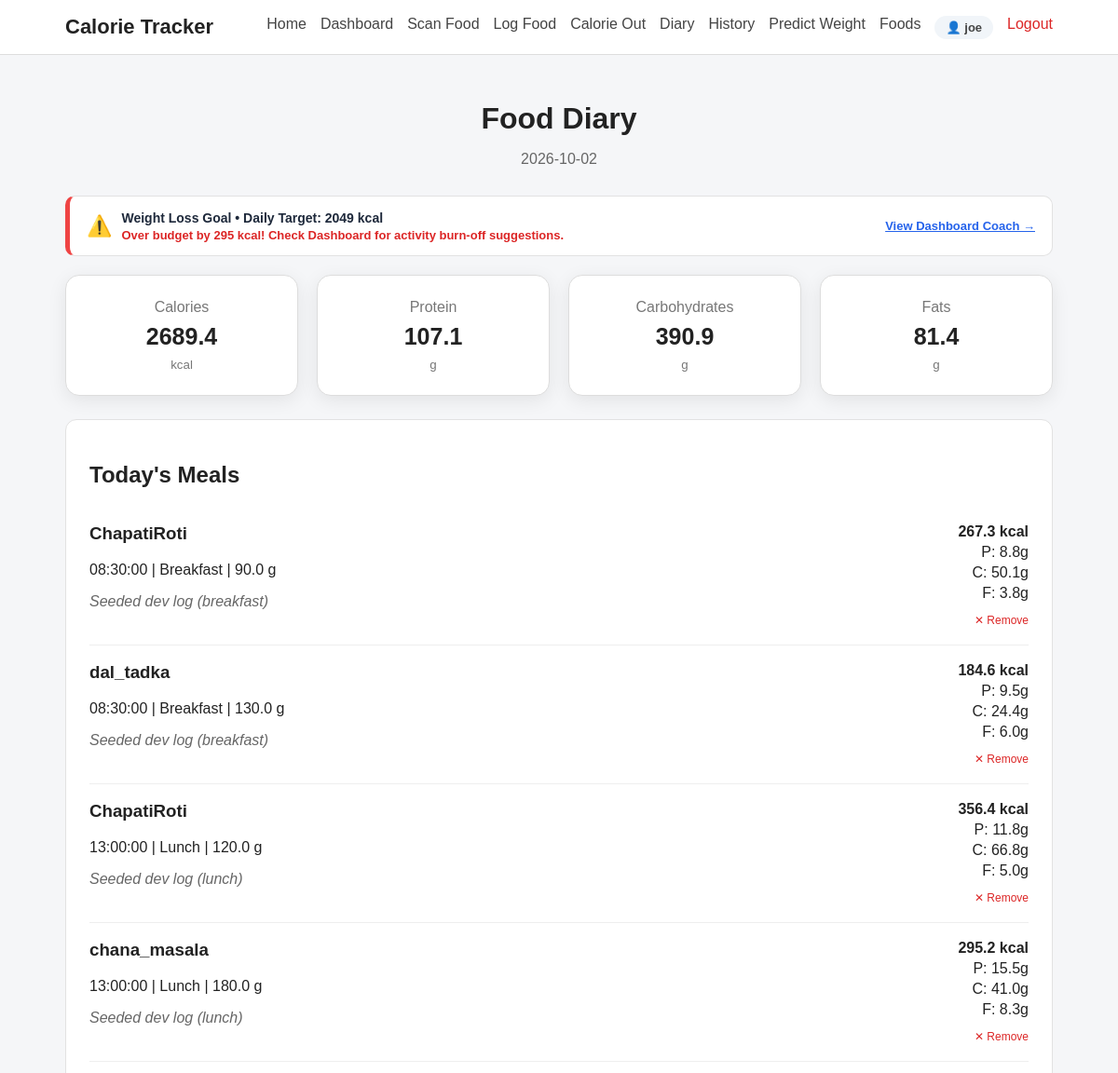
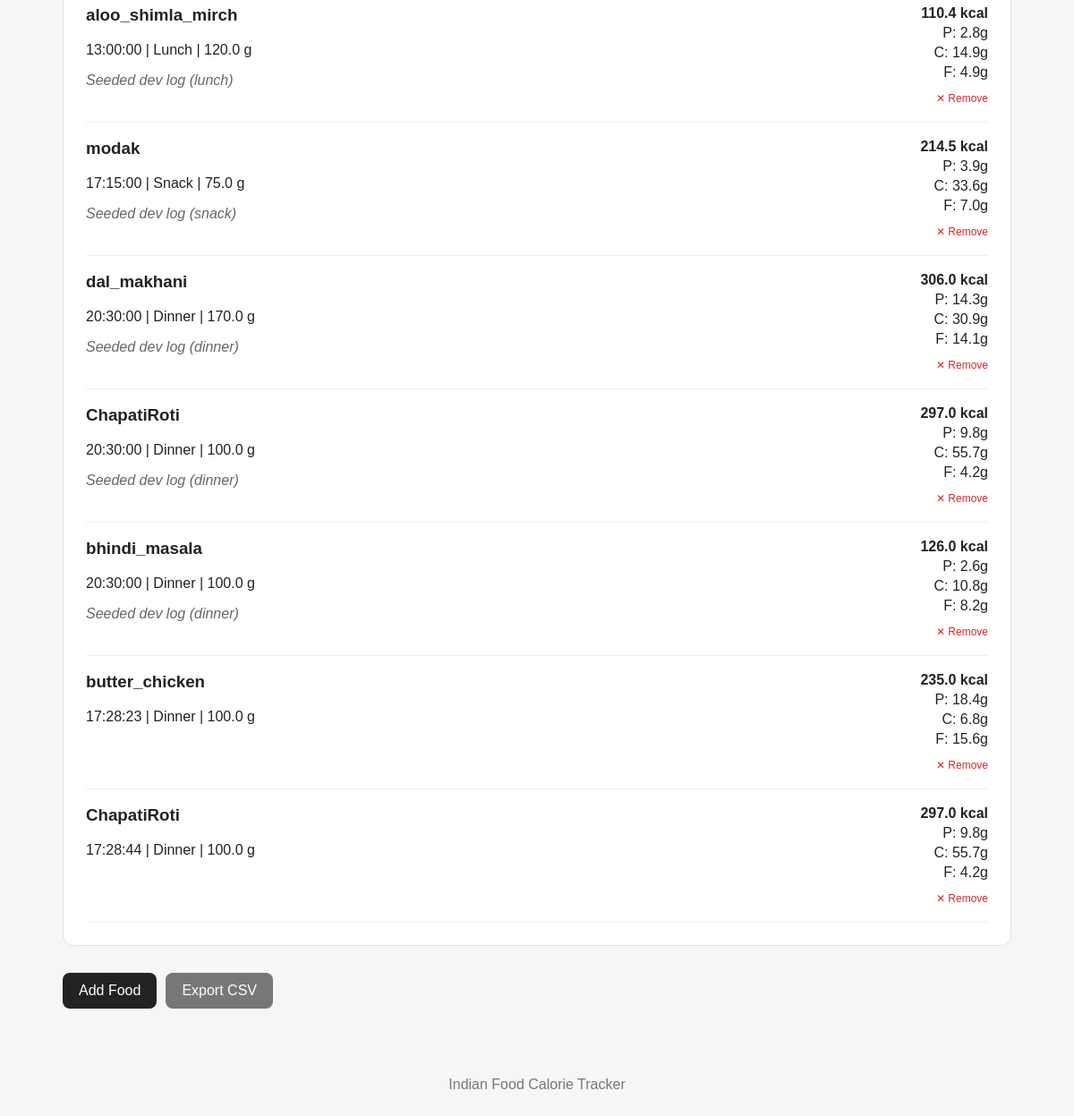
Page /diary (signed in) on the committed database (2 pictures, top to bottom).
### tables this page shows
CREATE TABLE users (
            id INTEGER PRIMARY KEY AUTOINCREMENT,
            username TEXT NOT NULL,
            email TEXT NOT NULL UNIQUE,
            password_hash TEXT NOT NULL,
            created_at TIMESTAMP DEFAULT CURRENT_TIMESTAMP
        );

CREATE TABLE user_profiles (
            id INTEGER PRIMARY KEY AUTOINCREMENT,
            user_id INTEGER NOT NULL UNIQUE,
            age INTEGER NOT NULL,
            gender TEXT NOT NULL,
            height_cm REAL NOT NULL,
            goal TEXT NOT NULL,
            activity_level TEXT NOT NULL,
            FOREIGN KEY (user_id) REFERENCES users(id) ON DELETE CASCADE
        );

CREATE TABLE calorie_in_records (
            id INTEGER PRIMARY KEY AUTOINCREMENT,
            user_id INTEGER NOT NULL,
            dish_name TEXT NOT NULL,
            quantity REAL NOT NULL,
            meal_type TEXT,
            calories REAL DEFAULT 0.0,
            carbohydrates REAL DEFAULT 0.0,
            protein REAL DEFAULT 0.0,
            fats REAL DEFAULT 0.0,
            free_sugar REAL DEFAULT 0.0,
            fibre REAL DEFAULT 0.0,
            sodium REAL DEFAULT 0.0,
            calcium REAL DEFAULT 0.0,
            iron REAL DEFAULT 0.0,
            vitamin_c REAL DEFAULT 0.0,
            folate REAL DEFAULT 0.0,
            notes TEXT DEFAULT '',
            recorded_date TEXT NOT NULL,
            recorded_time TEXT,
            created_at TIMESTAMP DEFAULT CURRENT_TIMESTAMP,
            FOREIGN KEY (user_id) REFERENCES users(id) ON DELETE CASCADE
        );

### app.py (the view)
@app.route("/diary")
@login_required
def diary():
    user_id = session.get("user_id")
    today = datetime.now().strftime(
        "%Y-%m-%d"
    )
    entries = get_diary_by_date_user(
        user_id,
        today
    )
    totals = calculate_totals(
        entries
    )
    coach = get_daily_calorie_coach(
        user_id,
        today
    )
    return render_template(
        "diary.html",
        entries=entries,
        totals=totals,
        date=today,
        coach=coach
    )

### app.py (called while the page is built)
def login_required(view_func):
    @wraps(view_func)
    def wrapped_view(*args, **kwargs):
        if not session.get("user_id"):
            flash("Please log in to access this page.", "error")
            return redirect(url_for("login", next=request.path))
        return view_func(*args, **kwargs)
    return wrapped_view

@app.context_processor
def inject_user():
    user_id = session.get("user_id")
    if user_id:
        user = get_user_by_id(user_id)
        if user:
            return {"current_user": user, "logged_in": True}
    return {"current_user": None, "logged_in": False}

### database.py (called while the page is built)
def get_connection():
    connection = sqlite3.connect(
        DATABASE_PATH
    )
    connection.row_factory = sqlite3.Row
    connection.execute("PRAGMA foreign_keys = ON")
    return connection

def get_user_by_id(user_id):
    connection = get_connection()
    cursor = connection.cursor()
    cursor.execute("SELECT * FROM users WHERE id = ?", (user_id,))
    user = cursor.fetchone()
    connection.close()
    return user

def get_user_profile(user_id):
    connection = get_connection()
    cursor = connection.cursor()
    cursor.execute("SELECT * FROM user_profiles WHERE user_id = ?", (user_id,))
    profile = cursor.fetchone()
    connection.close()
    return profile

def get_latest_weight(user_id):
    connection = get_connection()
    cursor = connection.cursor()
    cursor.execute("""
        SELECT * FROM weight_records
        WHERE user_id = ?
        ORDER BY recorded_date DESC, created_at DESC
        LIMIT 1
    """, (user_id,))
    record = cursor.fetchone()
    connection.close()
    return record

def format_calorie_in_row(row):
    if row is None:
        return None
    d = dict(row)
    d["weight"] = d.get("quantity", 0.0)
    d["date"] = d.get("recorded_date", "")
    d["time"] = d.get("recorded_time", "")
    d["nutrition"] = {
        "Calories (kcal)": d.get("calories", 0.0),
        "Protein (g)": d.get("protein", 0.0),
        "Carbohydrates (g)": d.get("carbohydrates", 0.0),
        "Fats (g)": d.get("fats", 0.0),
        "Free Sugar (g)": d.get("free_sugar", 0.0),
        "Fibre (g)": d.get("fibre", 0.0),
        "Sodium (mg)": d.get("sodium", 0.0),
        "Calcium (mg)": d.get("calcium", 0.0),
        "Iron (mg)": d.get("iron", 0.0),
        "Vitamin C (mg)": d.get("vitamin_c", 0.0),
        "Folate (µg)": d.get("folate", 0.0)
    }
    return d

### templates/diary.html (shortened to what this page needs)
{% extends "base.html" %}
{% block content %}
<div class="page-header">
    <h1>
        Food Diary
    </h1>
    <p>
        {{ date }}
    </p>
</div>
{% if coach and coach.has_profile %}
<div class="card" style="margin-bottom: 20px; border-left: 5px solid {% if coach.is_over_budget %}#ef4444{% else %}#10b981{% endif %}; background: #ffffff; padding: 14px 18px; border-radius: 10px; display: flex; flex-wrap: wrap; justify-content: space-between; align-items: center; gap: 12px;">
    <div style="display: flex; align-items: center; gap: 10px;">
        <span style="font-size: 22px;">{% if coach.is_over_budget %}⚠️{% else %}🎯{% endif %}</span>
        <div>
            <strong style="color: #1e293b; font-size: 14px;">
                {{ coach.goal }} Goal &bull; Daily Target: {{ "%.0f"|format(coach.daily_target) }} kcal
            </strong>
            <p style="margin: 2px 0 0; font-size: 13px; color: {% if coach.is_over_budget %}#dc2626{% else %}#059669{% endif %}; font-weight: 600;">
                {% if coach.is_over_budget %}
                    Over budget by {{ "%.0f"|format(coach.excess_calories) }} kcal! Check Dashboard for activity burn-off suggestions.
                {% else %}
                    {{ "%.0f"|format(coach.remaining) }} kcal remaining today.
                {% endif %}
            </p>
        </div>
    </div>
    <div style="display: flex; gap: 10px;">
        <a href="{{ url_for('dashboard') }}" style="font-size: 13px; color: #2563eb; text-decoration: underline; font-weight: 600; align-self: center;">
            View Dashboard Coach &rarr;
        </a>
    </div>
</div>
{% endif %}
<div class="summary-grid">
    <div class="summary-card">
        <span>
            Calories
        </span>
        <strong>
            {{ "%.1f"|format(
                totals["Calories (kcal)"]
            ) }}
        </strong>
        <small>
            kcal
        </small>
    </div>
    <div class="summary-card">
        <span>
            Protein
        </span>
        <strong>
            {{ "%.1f"|format(
                totals["Protein (g)"]
            ) }}
        </strong>
        <small>
            g
        </small>
    </div>
    <div class="summary-card">
        <span>
            Carbohydrates
        </span>
        <strong>
            {{ "%.1f"|format(
                totals["Carbohydrates (g)"]
            ) }}
        </strong>
        <small>
            g
        </small>
    </div>
    <div class="summary-card">
        <span>
            Fats
        </span>
        <strong>
            {{ "%.1f"|format(
                totals["Fats (g)"]
            ) }}
        </strong>
        <small>
            g
        </small>
    </div>
</div>
{% if entries %}
<div class="card">
    <h2>
        Today's Meals
    </h2>
    {% for entry in entries %}
    <div class="diary-entry">
        <div>
            <h3>
                {{ entry.dish_name }}
            </h3>
            <p>
                {{ entry.time }}
                |
                {{ entry.meal_type|capitalize }}
                |
                {{ entry.weight }} g
            </p>
            {% if entry.notes %}
            <p class="notes">
                {{ entry.notes }}
            </p>
            {% endif %}
        </div>
        <div class="nutrition-small">
            <strong>
                {{ "%.1f"|format(
                    entry.nutrition[
                        "Calories (kcal)"
                    ]
                ) }}
                kcal
            </strong>
            <span>
                P:
                {{ "%.1f"|format(
                    entry.nutrition[
                        "Protein (g)"
                    ]
                ) }}g
            </span>
            <span>
                C:
                {{ "%.1f"|format(
                    entry.nutrition[
                        "Carbohydrates (g)"
                    ]
                ) }}g
            </span>
            <span>
                F:
                {{ "%.1f"|format(
                    entry.nutrition[
                        "Fats (g)"
                    ]
                ) }}g
            </span>
            {% if entry.id %}
            <form action="{{ url_for('delete_food', record_id=entry.id) }}" method="POST" style="margin-top:6px;" onsubmit="return confirm('Remove this food entry?');">
                <button type="submit" style="background:none; border:none; color:#dc2626; font-size:12px; cursor:pointer; padding:0;">
                    ✕ Remove
                </button>
            </form>
            {% endif %}
        </div>
    </div>
    {% endfor %}
</div>
{% endif %}
<div class="action-row">
    <a
        href="{{ url_for('log_food') }}"
        class="button"
    >
        Add Food
    </a>
    <a
        href="{{ url_for('export_diary') }}"
        class="button secondary"
    >
        Export CSV
    </a>
</div>
{% endblock %}

### templates/base.html (shortened to what this page needs)
<!DOCTYPE html>
<html lang="en">
<head>
    <link
        rel="stylesheet"
        href="{{ url_for('static', filename='css/style.css') }}"
    >
</head>
<body>
<nav class="navbar">
    <div class="nav-container">
        <a
            href="{{ url_for('home') }}"
            class="logo"
        >
            Calorie Tracker
        </a>
        <div class="nav-links">
            <a href="{{ url_for('home') }}">
                Home
            </a>
            {% if logged_in %}
                <a href="{{ url_for('dashboard') }}">
                    Dashboard
                </a>
                <a href="{{ url_for('food_scan') }}">
                    Scan Food
                </a>
                <a href="{{ url_for('log_food') }}">
                    Log Food
                </a>
                <a href="{{ url_for('calorie_out') }}">
                    Calorie Out
                </a>
                <a href="{{ url_for('diary') }}">
                    Diary
                </a>
                <a href="{{ url_for('history') }}">
                    History
                </a>
                <a href="{{ url_for('predict_weight') }}">
                    Predict Weight
                </a>
                <a href="{{ url_for('foods') }}">
                    Foods
                </a>
                <a href="{{ url_for('profile') }}" class="nav-user-badge">
                    👤 {{ current_user['username'] if current_user else 'Profile' }}
                </a>
                <a href="{{ url_for('logout') }}" class="nav-link-logout">
                    Logout
                </a>
            {% endif %}
        </div>
    </div>
</nav>
<main class="container">
    {% block content %}
    {% endblock %}
</main>
<footer>
    <p>
        Indian Food Calorie Tracker
    </p>
</footer>
</body>
</html>

### static/css/style.css (style rules this page uses)
* { box-sizing: border-box; }
body { margin: 0; font-family: Arial, sans-serif; background: #f5f6f8; color: #222; }
.navbar { background: #ffffff; border-bottom: 1px solid #ddd; }
.nav-container { max-width: 1100px; margin: auto; padding: 16px 20px; display: flex; justify-content: space-between; align-items: center; gap: 20px; }
.logo { font-size: 22px; font-weight: bold; text-decoration: none; color: #222; }
.nav-links { display: flex; flex-wrap: wrap; gap: 15px; }
.nav-links a { text-decoration: none; color: #444; }
.container { max-width: 1100px; margin: auto; padding: 30px 20px; }
.button { display: inline-block; padding: 11px 18px; background: #222; color: white; text-decoration: none; border: none; border-radius: 8px; cursor: pointer; margin-top: 10px; }
.button.secondary { background: #777; }
.card { background: white; padding: 25px; margin-bottom: 20px; border-radius: 12px; border: 1px solid #e2e2e2; }
.page-header { margin-bottom: 25px; }
.summary-grid { display: grid; grid-template-columns: repeat(4, 1fr); gap: 15px; margin-bottom: 20px; }
.summary-card { background: white; border: 1px solid #ddd; border-radius: 10px; padding: 20px; }
.summary-card span, .summary-card small { display: block; color: #777; }
.summary-card strong { display: block; font-size: 25px; margin: 8px 0; }
.diary-entry { display: flex; justify-content: space-between; gap: 20px; padding: 18px 0; border-bottom: 1px solid #eee; }
.diary-entry h3 { margin-top: 0; }
.notes { color: #666; font-style: italic; }
.nutrition-small { display: flex; flex-direction: column; align-items: flex-end; gap: 4px; }
.action-row { display: flex; gap: 10px; flex-wrap: wrap; }
footer { text-align: center; padding: 30px; color: #777; }
.page-header { text-align: center; margin-bottom: 30px; }
.page-header h1 { margin-top: 20px; margin-bottom: 10px; }
.page-header p { color: #666; }
.summary-grid { display: grid; grid-template-columns: repeat(auto-fit, minmax(220px, 1fr)); gap: 20px; margin-bottom: 25px; }
.summary-card { background: white; padding: 25px; border-radius: 15px; text-align: center; box-shadow: 0 5px 20px rgba(0, 0, 0, 0.08); }
.nav-user-badge { display: inline-flex; align-items: center; gap: 6px; background: #f1f5f9; padding: 5px 12px; border-radius: 20px; font-weight: 600; font-size: 13px; color: #334155; }
.nav-link-logout { color: #dc2626 !important; font-weight: 500; }

### rows in the picture
users: username "joe"
user_profiles: goal "Weight Loss"
calorie_in_records: dish_name "ChapatiRoti", time "08:30:00", meal_type "Breakfast", weight "90.0", notes "Seeded dev log (breakfast)", calories "267.3", protein "8.8", carbohydrates "50.1", fats "3.8"
calorie_in_records: dish_name "dal_tadka", time "08:30:00", meal_type "Breakfast", weight "130.0", notes "Seeded dev log (breakfast)", calories "184.6", protein "9.5", carbohydrates "24.4", fats "6.0"
calorie_in_records: dish_name "ChapatiRoti", time "13:00:00", meal_type "Lunch", weight "120.0", notes "Seeded dev log (lunch)", calories "356.4", protein "11.8", carbohydrates "66.8", fats "5.0"
calorie_in_records: dish_name "chana_masala", time "13:00:00", meal_type "Lunch", weight "180.0", notes "Seeded dev log (lunch)", calories "295.2", protein "15.5", carbohydrates "41.0", fats "8.3"
calorie_in_records: dish_name "aloo_shimla_mirch", time "13:00:00", meal_type "Lunch", weight "120.0", notes "Seeded dev log (lunch)", calories "110.4", protein "2.8", carbohydrates "14.9", fats "4.9"
calorie_in_records: dish_name "modak", time "17:15:00", meal_type "Snack", weight "75.0", notes "Seeded dev log (snack)", calories "214.5", protein "3.9", carbohydrates "33.6", fats "7.0"
calorie_in_records: dish_name "dal_makhani", time "20:30:00", meal_type "Dinner", weight "170.0", notes "Seeded dev log (dinner)", calories "306.0", protein "14.3", carbohydrates "30.9", fats "14.1"
calorie_in_records: dish_name "ChapatiRoti", time "20:30:00", meal_type "Dinner", weight "100.0", notes "Seeded dev log (dinner)", calories "297.0", protein "9.8", carbohydrates "55.7", fats "4.2"
calorie_in_records: dish_name "bhindi_masala", time "20:30:00", meal_type "Dinner", weight "100.0", notes "Seeded dev log (dinner)", calories "126.0", protein "2.6", carbohydrates "10.8", fats "8.2"
calorie_in_records: dish_name "butter_chicken", time "17:28:23", meal_type "Dinner", weight "100.0", calories "235.0", protein "18.4", carbohydrates "6.8", fats "15.6"
calorie_in_records: dish_name "ChapatiRoti", time "17:28:44", meal_type "Dinner", weight "100.0", calories "297.0", protein "9.8", carbohydrates "55.7", fats "4.2"

### other values in the picture
{{ "%.0f"|format(coach.daily_target) }} "2049"
{{ "%.0f"|format(coach.excess_calories) }} "295"
{{ "%.1f"|format(
                totals["Calories (kcal)"]
            ) }} "2689.4"
{{ "%.1f"|format(
                totals["Protein (g)"]
            ) }} "107.1"
{{ "%.1f"|format(
                totals["Fats (g)"]
            ) }} "81.4"
